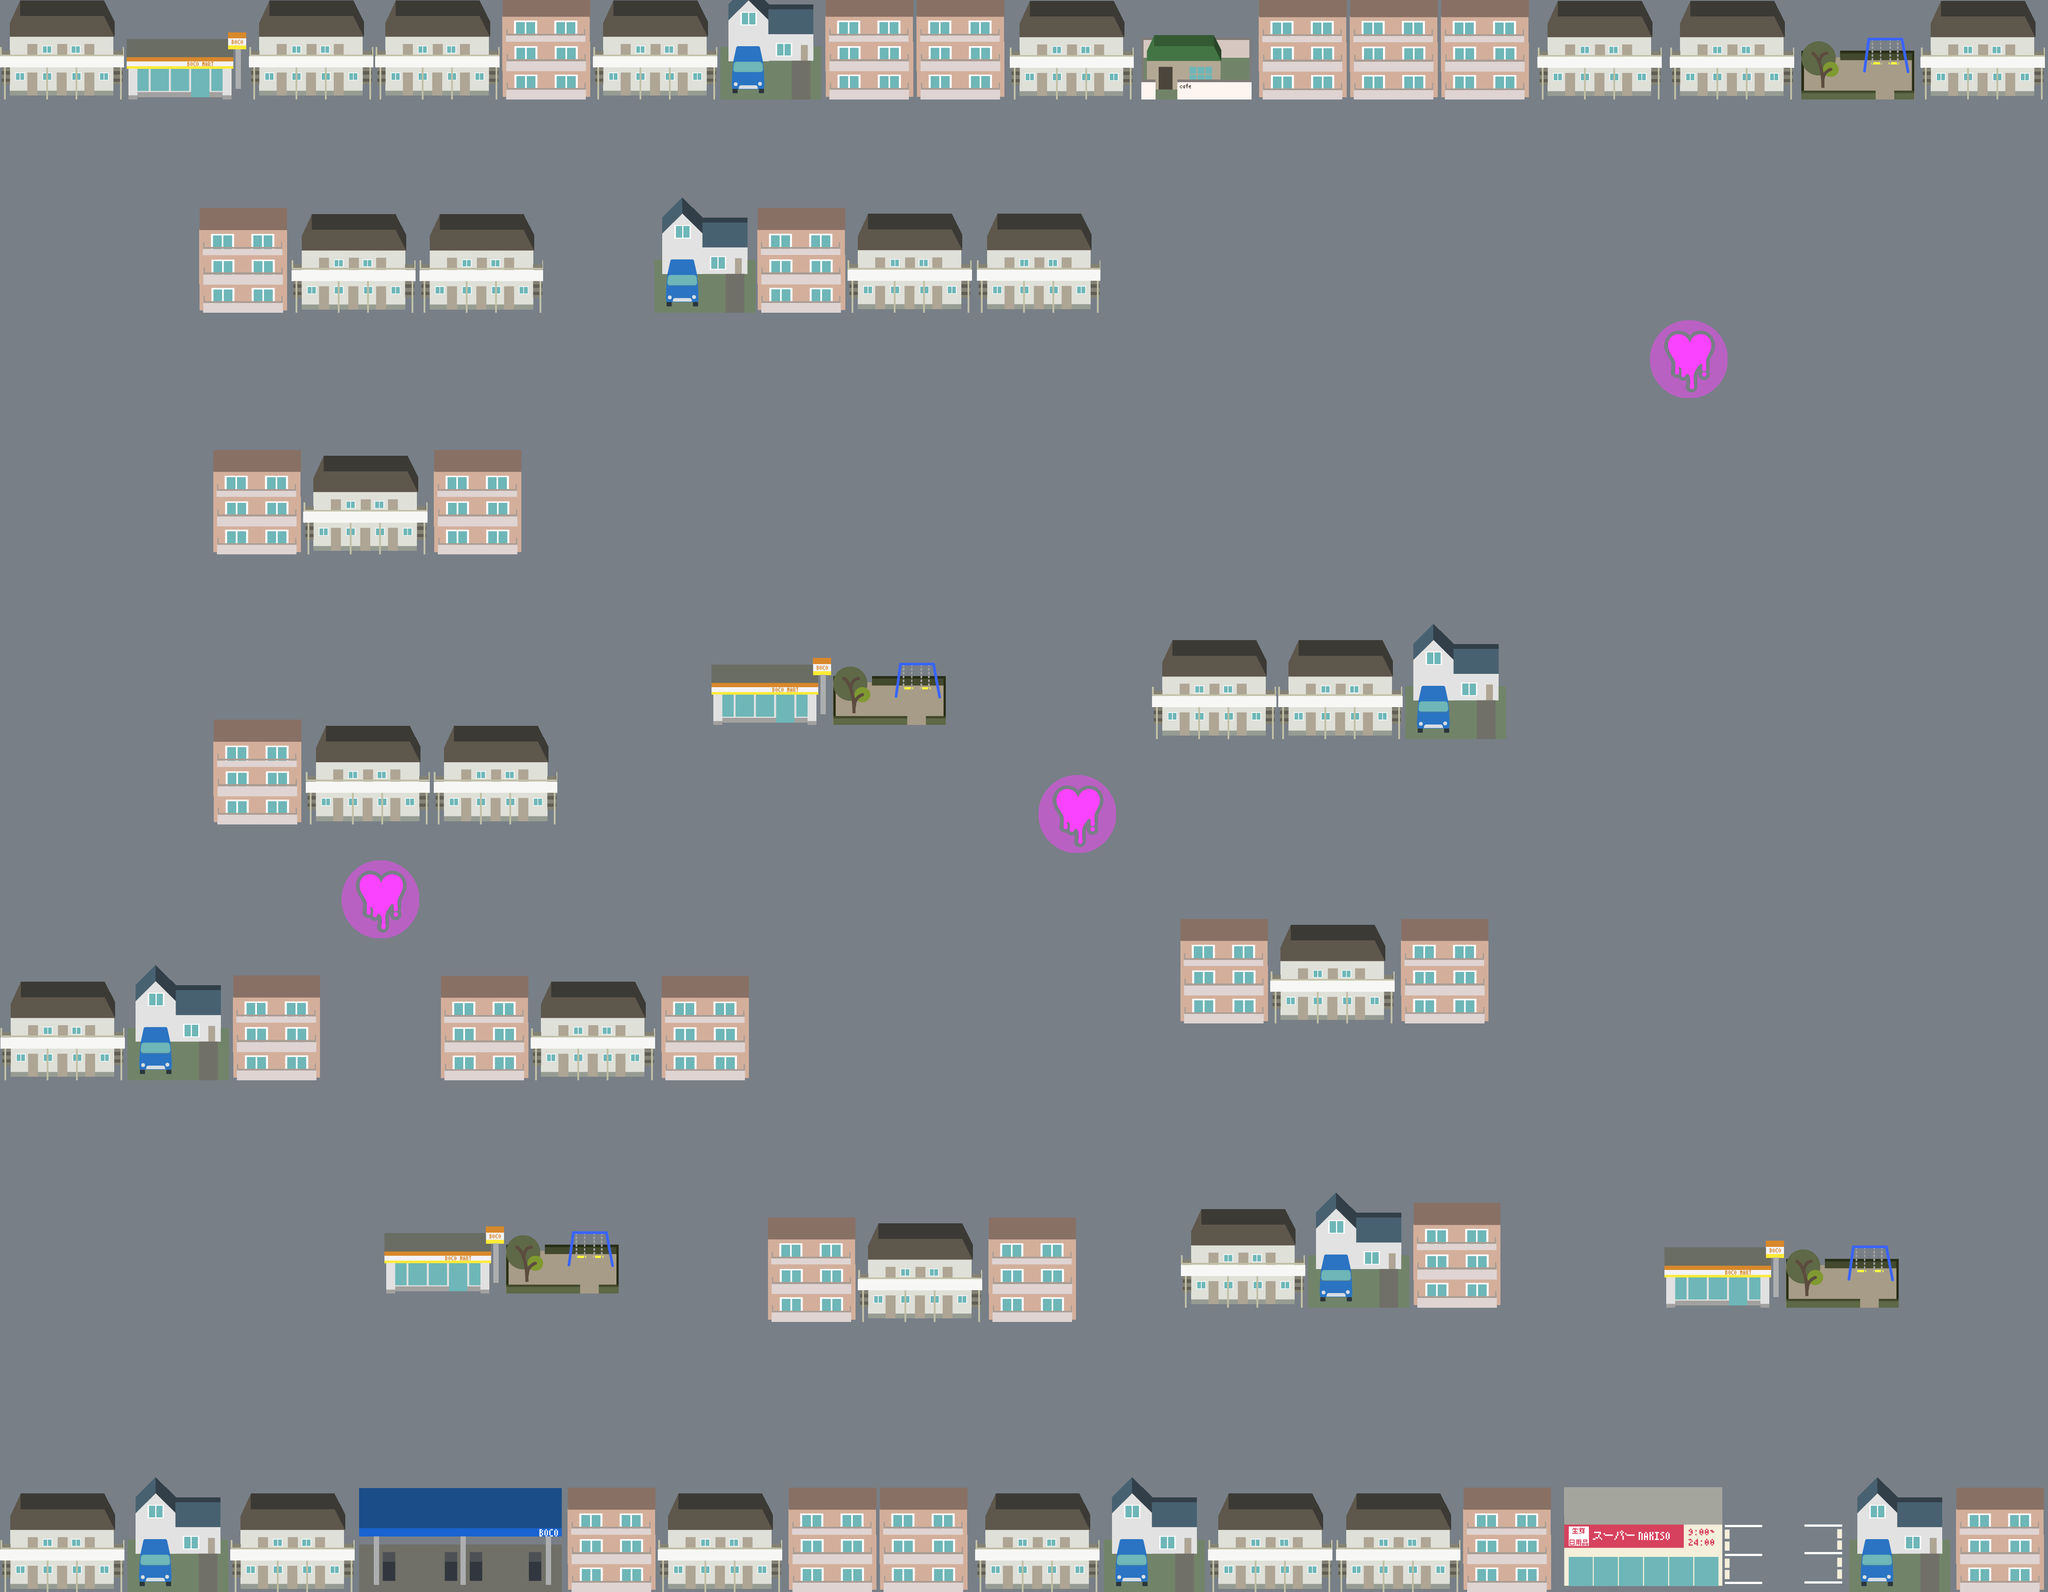

The image is a tile-based game level rendered from a .tmx file. Its description and source (layers, tilesets, objects; grid data summarised) follow:
An orthogonal 144x112 tile map with 32x32 px tiles, 3 tile layers (Tile, Object, Syuraba), 12 tilesets.

<map version="1.0" orientation="orthogonal" renderorder="right-down" width="144" height="112" tilewidth="32" tileheight="32" nextobjectid="1">
 <tileset firstgid="1" name="bg_road" tilewidth="32" tileheight="32">
  <image source="bg_road.png" width="100" height="100" />
 </tileset>
 <tileset firstgid="10" name="build_1" tilewidth="693" tileheight="236">
  <image source="build_1.png" width="693" height="236" />
  <tile id="0">
   <properties>
    <property name="category" value="1" />
   </properties>
  </tile>
 </tileset>
 <tileset firstgid="11" name="build_4" tilewidth="720" tileheight="260">
  <image source="build_4.png" width="720" height="260" />
  <tile id="0">
   <properties>
    <property name="category" value="1" />
   </properties>
  </tile>
 </tileset>
 <tileset firstgid="12" name="build_5" tilewidth="528" tileheight="151">
  <image source="build_5.png" width="528" height="151" />
  <tile id="0">
   <properties>
    <property name="category" value="1" />
   </properties>
  </tile>
 </tileset>
 <tileset firstgid="13" name="build_8" tilewidth="1004" tileheight="260">
  <image source="build_8.png" width="1004" height="260" />
  <tile id="0">
   <properties>
    <property name="category" value="1" />
   </properties>
  </tile>
 </tileset>
 <tileset firstgid="14" name="shurabaarea" tilewidth="175" tileheight="175">
  <image source="shurabaarea.png" width="175" height="175" />
  <tile id="0">
   <properties>
    <property name="category" value="16" />
   </properties>
  </tile>
 </tileset>
 <tileset firstgid="15" name="build_7" tilewidth="797" tileheight="260">
  <image source="build_7.png" width="797" height="260" />
  <tile id="0">
   <properties>
    <property name="category" value="1" />
   </properties>
  </tile>
 </tileset>
 <tileset firstgid="16" name="build_2" tilewidth="774" tileheight="236">
  <image source="build_2.png" width="774" height="236" />
  <tile id="0">
   <properties>
    <property name="category" value="1" />
   </properties>
  </tile>
 </tileset>
 <tileset firstgid="17" name="build_long_1_1" tilewidth="2260" tileheight="260">
  <image source="build_long_1_1.png" width="2260" height="260" />
  <tile id="0">
   <properties>
    <property name="category" value="1" />
   </properties>
  </tile>
 </tileset>
 <tileset firstgid="18" name="build_long_1_2" tilewidth="2329" tileheight="260">
  <image source="build_long_1_2.png" width="2329" height="260" />
  <tile id="0">
   <properties>
    <property name="category" value="1" />
   </properties>
  </tile>
 </tileset>
 <tileset firstgid="19" name="build_long_2_1" tilewidth="2177" tileheight="260">
  <image source="build_long_2_1.png" width="2177" height="260" />
  <tile id="0">
   <properties>
    <property name="category" value="1" />
   </properties>
  </tile>
 </tileset>
 <tileset firstgid="20" name="build_long_2_2" tilewidth="2423" tileheight="260">
  <image source="build_long_2_2.png" width="2423" height="260" />
  <tile id="0">
   <properties>
    <property name="category" value="1" />
   </properties>
  </tile>
 </tileset>
 <layer name="Tile" width="144" height="112">
  <data>[16128 cells, 16128 non-empty, 1 distinct tile ids]</data>
 </layer>
 <layer name="Object" width="144" height="112">
  <data>[16128 cells, 17 non-empty, 10 distinct tile ids]</data>
 </layer>
 <layer name="Syuraba" width="144" height="112">
  <data>[16128 cells, 3 non-empty, 1 distinct tile ids]</data>
 </layer>
</map>
